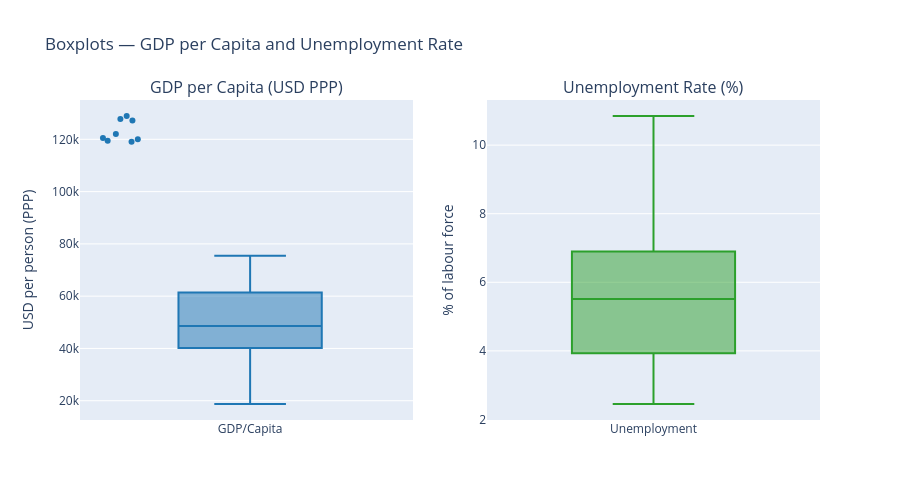

Notebook source saved alongside this figure:
### Code cell
# --- Boxplots: one per variable, showing IQR, whiskers, and outliers ---

fig2 = make_subplots(
    rows=1, cols=2,
    subplot_titles=(
        "GDP per Capita (USD PPP)",
        "Unemployment Rate (%)"
    )
)

fig2.add_trace(
    go.Box(y=gdp, name="GDP/Capita", marker_color="#1f77b4",
           boxpoints="outliers", jitter=0.3, pointpos=-1.8),
    row=1, col=1
)
fig2.add_trace(
    go.Box(y=une, name="Unemployment", marker_color="#2ca02c",
           boxpoints="outliers", jitter=0.3, pointpos=-1.8),
    row=1, col=2
)

fig2.update_layout(
    height=500,
    title_text="Boxplots — GDP per Capita and Unemployment Rate",
    showlegend=False
)
fig2.update_yaxes(title_text="USD per person (PPP)", row=1, col=1)
fig2.update_yaxes(title_text="% of labour force",    row=1, col=2)

fig2.show()

### Figure 1 — Plotly figure (JSON) as saved in the notebook; plotly's stock layout.template omitted (floating-point values rounded to 4 significant figures; data arrays with more than 128 entries replaced by an {"elided": "..."} marker saying what was removed)
{"data": [{"boxpoints": "outliers", "jitter": 0.3, "marker": {"color": "#1f77b4"}, "name": "GDP/Capita", "pointpos": -1.8, "type": "box", "xaxis": "x", "y": {"elided": "146 float values"}, "yaxis": "y"}, {"boxpoints": "outliers", "jitter": 0.3, "marker": {"color": "#2ca02c"}, "name": "Unemployment", "pointpos": -1.8, "type": "box", "xaxis": "x2", "y": {"elided": "146 float values"}, "yaxis": "y2"}], "layout": {"annotations": [{"font": {"size": 16}, "showarrow": false, "text": "GDP per Capita (USD PPP)", "x": 0.225, "xanchor": "center", "xref": "paper", "y": 1, "yanchor": "bottom", "yref": "paper"}, {"font": {"size": 16}, "showarrow": false, "text": "Unemployment Rate (%)", "x": 0.775, "xanchor": "center", "xref": "paper", "y": 1, "yanchor": "bottom", "yref": "paper"}], "height": 500, "showlegend": false, "title": {"text": "Boxplots — GDP per Capita and Unemployment Rate"}, "xaxis": {"anchor": "y", "domain": [0, 0.45]}, "xaxis2": {"anchor": "y2", "domain": [0.55, 1]}, "yaxis": {"anchor": "x", "domain": [0, 1], "title": {"text": "USD per person (PPP)"}}, "yaxis2": {"anchor": "x2", "domain": [0, 1], "title": {"text": "% of labour force"}}}}
